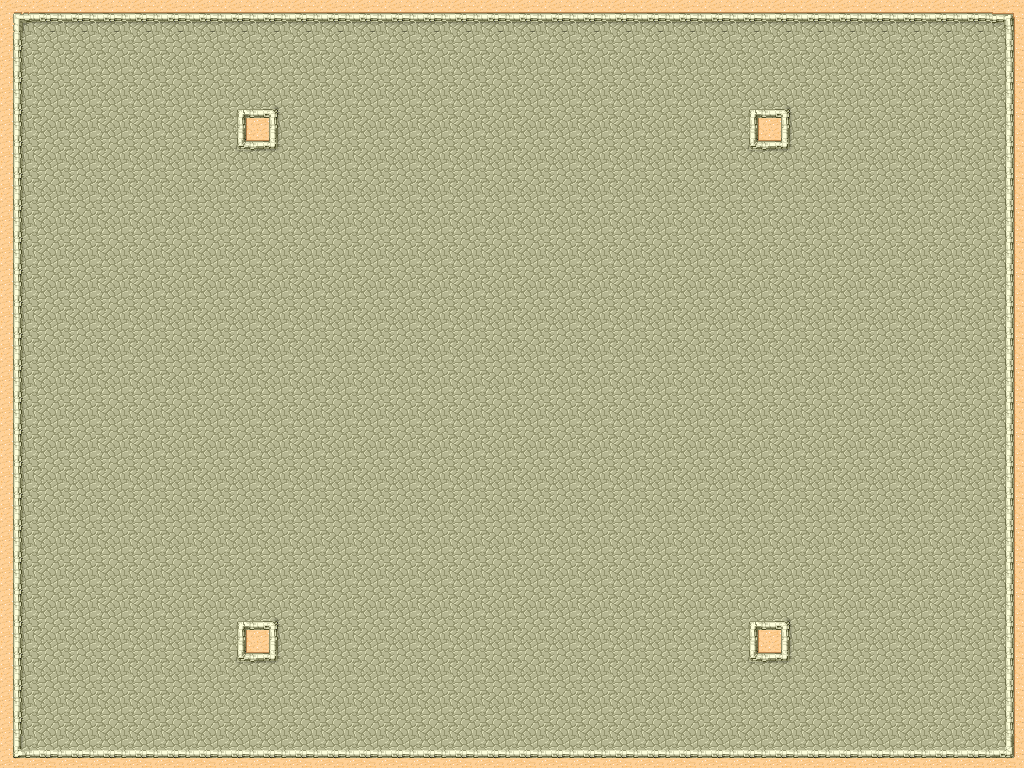

A 2D game scene composited from a Tiled map and its tileset images. What follows is a short description and the map's XML, with every tile layer's data as written:
An orthogonal 32x24 tile map with 32x32 px tiles, 1 tile layer (Tile Layer 1).

<map version="1.0" orientation="orthogonal" renderorder="left-down" width="32" height="24" tilewidth="32" tileheight="32" nextobjectid="1">
 <tileset firstgid="1" name="tmw_desert_spacing" tilewidth="32" tileheight="32" spacing="1" margin="1" tilecount="48" columns="8">
  <image source="tmw_desert_spacing.png" width="265" height="199" />
 </tileset>
 <layer name="Tile Layer 1" width="32" height="24">
  <data encoding="csv">
25,26,26,26,26,26,26,26,26,26,26,26,26,26,26,26,26,26,26,26,26,26,26,26,26,26,26,26,26,26,26,27,
33,34,34,34,34,34,34,34,34,34,34,34,34,34,34,34,34,34,34,34,34,34,34,34,34,34,34,34,34,34,34,35,
33,34,34,34,34,34,34,34,34,34,34,34,34,34,34,34,34,34,34,34,34,34,34,34,34,34,34,34,34,34,34,35,
33,34,34,34,34,34,34,36,37,34,34,34,34,34,34,34,34,34,34,34,34,34,34,36,37,34,34,34,34,34,34,35,
33,34,34,34,34,34,34,44,45,34,34,34,34,34,34,34,34,34,34,34,34,34,34,44,45,34,34,34,34,34,34,35,
33,34,34,34,34,34,34,34,34,34,34,34,34,34,34,34,34,34,34,34,34,34,34,34,34,34,34,34,34,34,34,35,
33,34,34,34,34,34,34,34,34,34,34,34,34,34,34,34,34,34,34,34,34,34,34,34,34,34,34,34,34,34,34,35,
33,34,34,34,34,34,34,34,34,34,34,34,34,34,34,34,34,34,34,34,34,34,34,34,34,34,34,34,34,34,34,35,
33,34,34,34,34,34,34,34,34,34,34,34,34,34,34,34,34,34,34,34,34,34,34,34,34,34,34,34,34,34,34,35,
33,34,34,34,34,34,34,34,34,34,34,34,34,34,34,34,34,34,34,34,34,34,34,34,34,34,34,34,34,34,34,35,
33,34,34,34,34,34,34,34,34,34,34,34,34,34,34,34,34,34,34,34,34,34,34,34,34,34,34,34,34,34,34,35,
33,34,34,34,34,34,34,34,34,34,34,34,34,34,34,34,34,34,34,34,34,34,34,34,34,34,34,34,34,34,34,35,
33,34,34,34,34,34,34,34,34,34,34,34,34,34,34,34,34,34,34,34,34,34,34,34,34,34,34,34,34,34,34,35,
33,34,34,34,34,34,34,34,34,34,34,34,34,34,34,34,34,34,34,34,34,34,34,34,34,34,34,34,34,34,34,35,
33,34,34,34,34,34,34,34,34,34,34,34,34,34,34,34,34,34,34,34,34,34,34,34,34,34,34,34,34,34,34,35,
33,34,34,34,34,34,34,34,34,34,34,34,34,34,34,34,34,34,34,34,34,34,34,34,34,34,34,34,34,34,34,35,
33,34,34,34,34,34,34,34,34,34,34,34,34,34,34,34,34,34,34,34,34,34,34,34,34,34,34,34,34,34,34,35,
33,34,34,34,34,34,34,34,34,34,34,34,34,34,34,34,34,34,34,34,34,34,34,34,34,34,34,34,34,34,34,35,
33,34,34,34,34,34,34,34,34,34,34,34,34,34,34,34,34,34,34,34,34,34,34,34,34,34,34,34,34,34,34,35,
33,34,34,34,34,34,34,36,37,34,34,34,34,34,34,34,34,34,34,34,34,34,34,36,37,34,34,34,34,34,34,35,
33,34,34,34,34,34,34,44,45,34,34,34,34,34,34,34,34,34,34,34,34,34,34,44,45,34,34,34,34,34,34,35,
33,34,34,34,34,34,34,34,34,34,34,34,34,34,34,34,34,34,34,34,34,34,34,34,34,34,34,34,34,34,34,35,
33,34,34,34,34,34,34,34,34,34,34,34,34,34,34,34,34,34,34,34,34,34,34,34,34,34,34,34,34,34,34,35,
41,42,42,42,42,42,42,42,42,42,42,42,42,42,42,42,42,42,42,42,42,42,42,42,42,42,42,42,42,42,42,43
</data>
 </layer>
</map>
